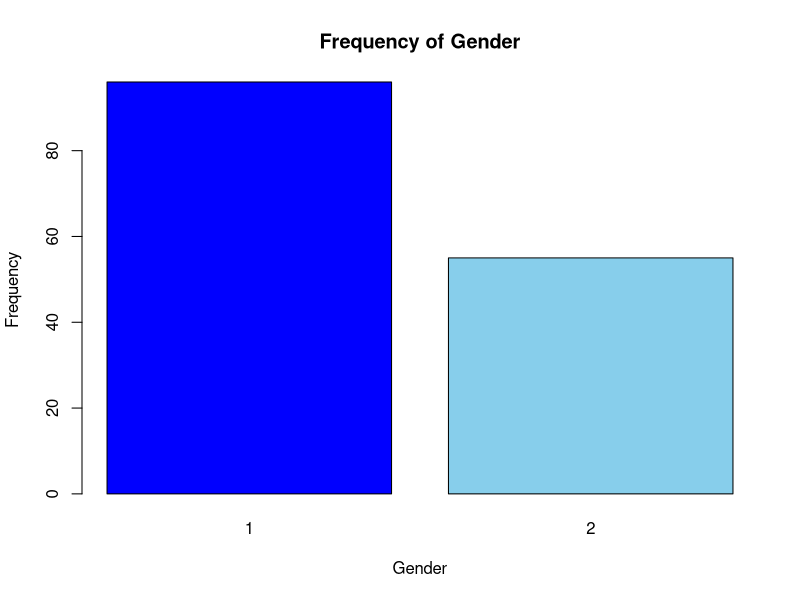
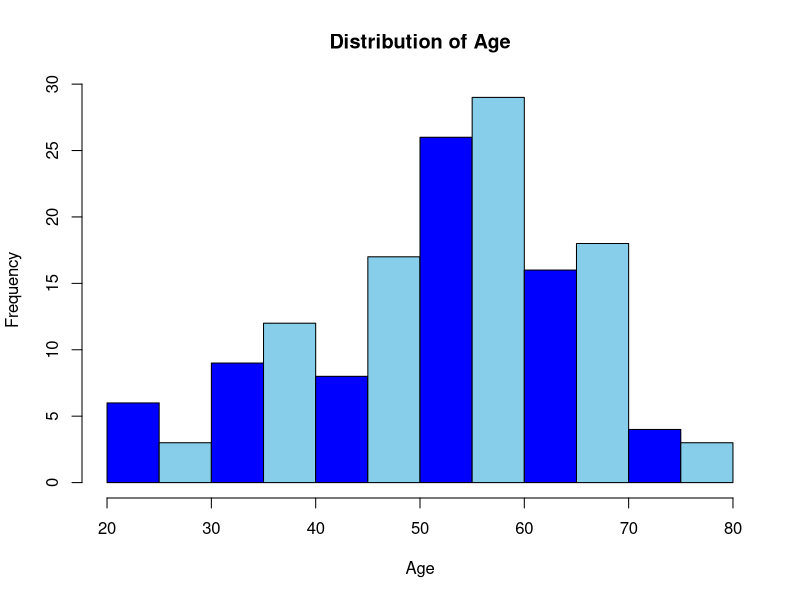
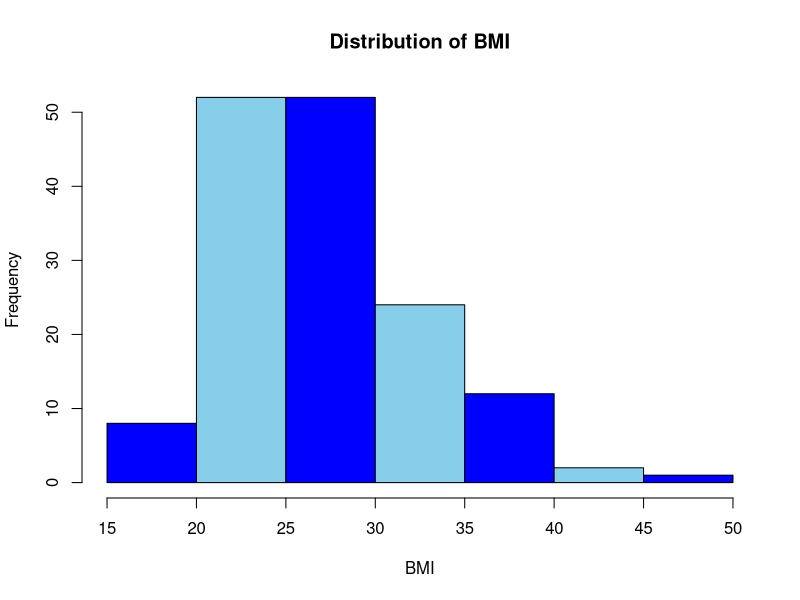
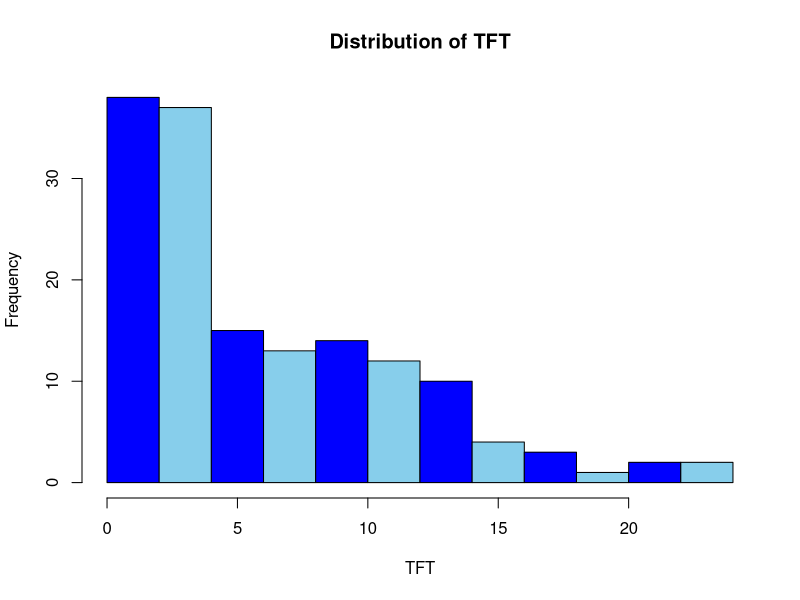
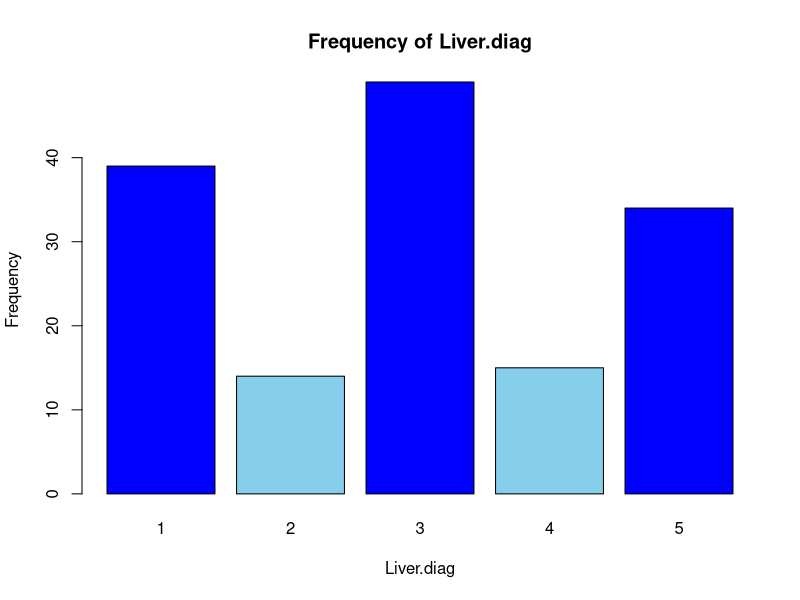
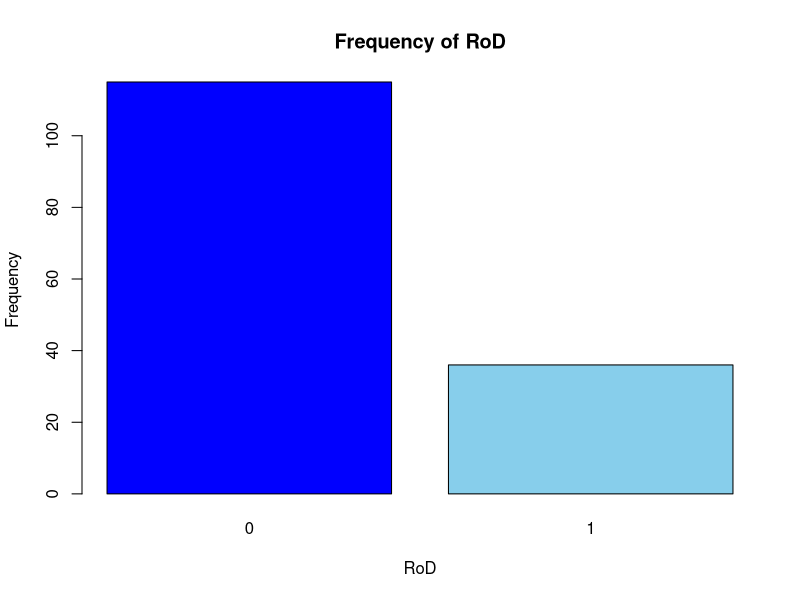
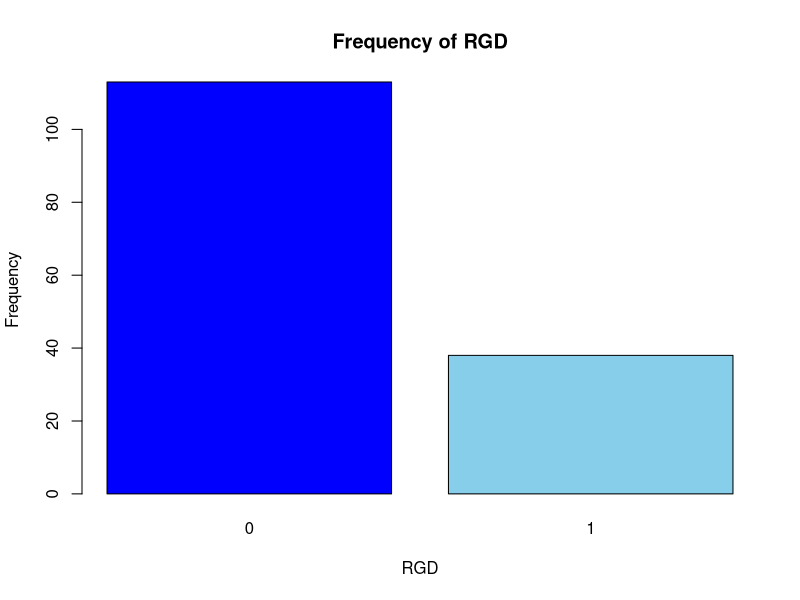
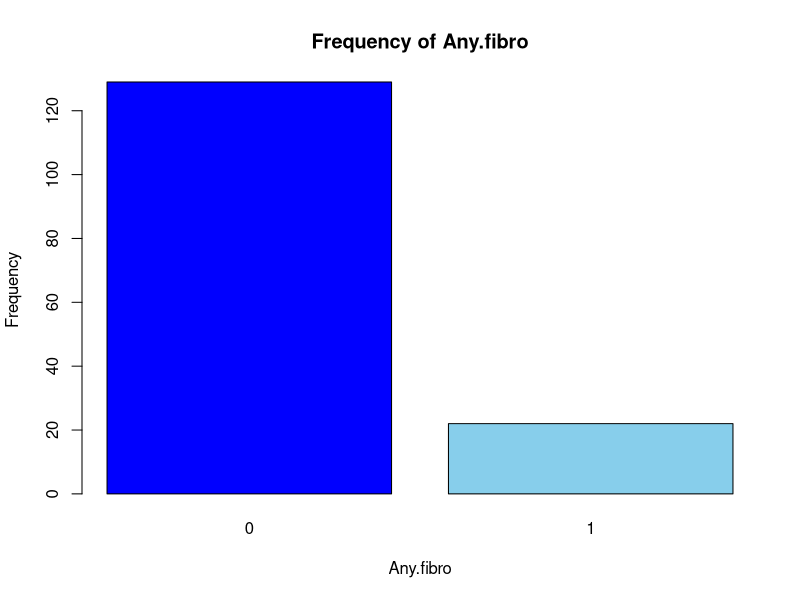

The R source for these figures, in order:
library(dplyr)

# Import data.
raw_data <- read.csv("project_data.csv")
View(raw_data)

# Explore data.
summary(raw_data)
str(raw_data)
dim(raw_data)
names(raw_data)

# Extract variables of interest.
working_data <- raw_data[,c(1,2,3,9,16,18,19,20,24,42,46,58,70,75,77,85,86,87)]
# No blanks in data set.
which(working_data == "")

# Count NAs in each variable.
for (i in names(working_data)) {
  print(i)
  print(sum(is.na(working_data[,i])))
}

# Remove rows (subjects) with any NAs.
clean_data <- na.omit(working_data)
summary(clean_data)
str(clean_data)

# Rename variables.
clean_data1 <- clean_data %>%
  rename(TFT = "Time.from.transplant", 
         Liver.diag = "Liver.Diagnosis",
         RoD = "Recurrence.of.disease",
         RGD = "Rejection.graft.dysfunction",
         Any.fibro = "Any.fibrosis",
         Renal.fail = "Renal.Failure",
         ESS = "Epworth.Sleepiness.Scale",
         PSQIS = "Pittsburgh.Sleep.Quality.Index.Score",
         AIS = "Athens.Insomnia.Scale",
         BSS = "Berlin.Sleepiness.Scale")

# Convert sleep disturbance measurements to binary.
clean_data2 <- clean_data1 %>%
  mutate(ESS = ifelse(ESS > 10, 1, 0)) %>%
  mutate(PSQIS = ifelse(PSQIS > 4, 1, 0)) %>%
  mutate(AIS = ifelse(AIS > 5, 1, 0))

# Change categorical variables to factors.
clean_data3 <- clean_data2 %>% 
  mutate(across(c("Gender", "Liver.diag", "RoD", "RGD", "Any.fibro",
                  "Renal.fail", "Depression", "Corticoid", "ESS", 
                  "PSQIS", "AIS", "BSS"), as.factor))

# Create a function that extracts descriptive statistics for a variable and
# displays them in a graph
descriptive <- function(var, data){
  colours <- c("blue", "skyblue")
  for (i in var) {
    print(paste0("Summary Statistics for ", i, ":"))
    print(summary(data[[i]]))
    if (is.factor(data[[i]])) {
      plot(data[[i]], main = paste0("Frequency of ", i), 
           xlab = i, ylab = "Frequency", col = colours)
    } else {
      # plot_num(data)
      hist(data[[i]], main = paste0("Distribution of ", i),
           xlab = i, ylab = "Frequency", col = colours)
    }
  }
}

# Specify the variables needed to conduct summary statistics
vars <- c("Gender", "Age", "BMI", "TFT", "Liver.diag", "RoD", "RGD", 
          "Any.fibro", "Renal.fail", "Depression", "Corticoid", 
          "ESS", "PSQIS", "AIS", "BSS", "SF36.PCS", "SF36.MCS")
# Conduct descriptive analysis
descriptive(vars, clean_data3)

# Estimate prevalence of sleep disturbance
# Create a function that estimates prevalence of sleep disturbance for each scale
disturbed_sleep_preval <- function(scale, data) {
  for (i in scale) {
    freq <- table(data[[i]])
    prop <- prop.table(freq)
    print(i)
    print(prop)
    print(paste0("Prevalence of sleep disturbance according to ", 
                 i, ": ", prop["1"]))
  }
}

# Specify scales needed to estimate prevalence of sleep disturbance
scales <- c("ESS", "PSQIS", "AIS", "BSS")
# Calculate prevalence of sleep disturbance
disturbed_sleep_preval(scales, clean_data3)